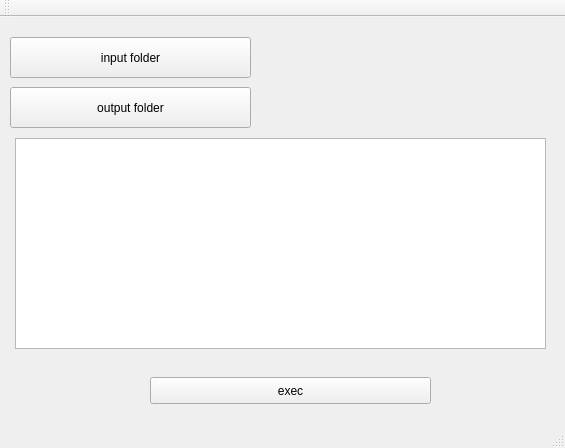
<?xml version="1.0" encoding="UTF-8"?>
<ui version="4.0">
 <class>MainWindow</class>
 <widget class="QMainWindow" name="MainWindow">
  <property name="geometry">
   <rect>
    <x>0</x>
    <y>0</y>
    <width>565</width>
    <height>448</height>
   </rect>
  </property>
  <property name="windowTitle">
   <string>MainWindow</string>
  </property>
  <widget class="QWidget" name="centralWidget">
   <widget class="QPushButton" name="pushButton">
    <property name="geometry">
     <rect>
      <x>10</x>
      <y>20</y>
      <width>241</width>
      <height>41</height>
     </rect>
    </property>
    <property name="text">
     <string>input folder</string>
    </property>
   </widget>
   <widget class="QPushButton" name="pushButton_2">
    <property name="geometry">
     <rect>
      <x>10</x>
      <y>70</y>
      <width>241</width>
      <height>41</height>
     </rect>
    </property>
    <property name="text">
     <string>output folder</string>
    </property>
   </widget>
   <widget class="QLabel" name="label">
    <property name="geometry">
     <rect>
      <x>270</x>
      <y>30</y>
      <width>271</width>
      <height>31</height>
     </rect>
    </property>
    <property name="text">
     <string/>
    </property>
    <property name="textFormat">
     <enum>Qt::PlainText</enum>
    </property>
   </widget>
   <widget class="QLabel" name="label_2">
    <property name="geometry">
     <rect>
      <x>260</x>
      <y>85</y>
      <width>271</width>
      <height>21</height>
     </rect>
    </property>
    <property name="text">
     <string/>
    </property>
   </widget>
   <widget class="QPushButton" name="pushButton_3">
    <property name="geometry">
     <rect>
      <x>150</x>
      <y>360</y>
      <width>281</width>
      <height>27</height>
     </rect>
    </property>
    <property name="text">
     <string>exec</string>
    </property>
   </widget>
   <widget class="QTextBrowser" name="textBrowser">
    <property name="geometry">
     <rect>
      <x>15</x>
      <y>121</y>
      <width>531</width>
      <height>211</height>
     </rect>
    </property>
   </widget>
  </widget>
  <widget class="QMenuBar" name="menuBar">
   <property name="geometry">
    <rect>
     <x>0</x>
     <y>0</y>
     <width>565</width>
     <height>21</height>
    </rect>
   </property>
  </widget>
  <widget class="QToolBar" name="mainToolBar">
   <attribute name="toolBarArea">
    <enum>TopToolBarArea</enum>
   </attribute>
   <attribute name="toolBarBreak">
    <bool>false</bool>
   </attribute>
  </widget>
  <widget class="QStatusBar" name="statusBar"/>
 </widget>
 <layoutdefault spacing="6" margin="11"/>
 <resources/>
 <connections/>
 <slots>
  <slot>on_pushButton_clicked()</slot>
 </slots>
</ui>
